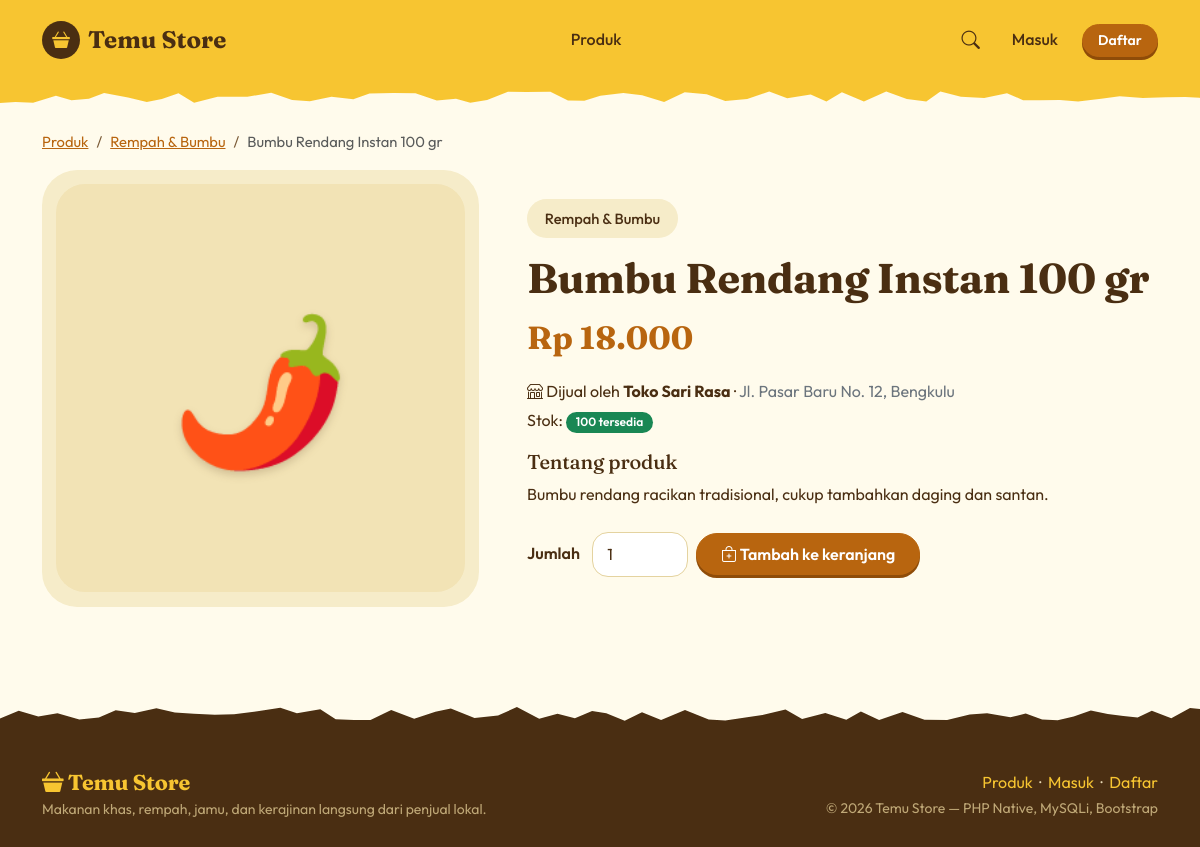
The app's page /produk_detail.php?id=3 with its own data.
### tables this page shows
CREATE TABLE produk (
  id_produk   INT UNSIGNED NOT NULL AUTO_INCREMENT,
  id_penjual  INT UNSIGNED NOT NULL,
  id_kategori INT UNSIGNED NOT NULL,
  nama_produk VARCHAR(150) NOT NULL,
  deskripsi   TEXT         DEFAULT NULL,
  harga       DECIMAL(12,2) NOT NULL,
  stok        INT UNSIGNED NOT NULL DEFAULT 0,
  gambar      VARCHAR(255) DEFAULT NULL,
  created_at  TIMESTAMP    NOT NULL DEFAULT CURRENT_TIMESTAMP,
  PRIMARY KEY (id_produk),
  KEY idx_produk_penjual (id_penjual),
  KEY idx_produk_kategori (id_kategori),
  CONSTRAINT fk_produk_penjual  FOREIGN KEY (id_penjual)  REFERENCES users(id_user)       ON DELETE CASCADE  ON UPDATE CASCADE,
  CONSTRAINT fk_produk_kategori FOREIGN KEY (id_kategori) REFERENCES kategori(id_kategori) ON DELETE RESTRICT ON UPDATE CASCADE
);

CREATE TABLE kategori (
  id_kategori   INT UNSIGNED NOT NULL AUTO_INCREMENT,
  nama_kategori VARCHAR(60)  NOT NULL,
  PRIMARY KEY (id_kategori),
  UNIQUE KEY uk_kategori_nama (nama_kategori)
);

CREATE TABLE users (
  id_user      INT UNSIGNED NOT NULL AUTO_INCREMENT,
  nama         VARCHAR(100) NOT NULL,
  email        VARCHAR(100) NOT NULL,
  password     VARCHAR(255) NOT NULL,
  role         ENUM('penjual','pembeli') NOT NULL DEFAULT 'pembeli',
  no_hp        VARCHAR(20)  DEFAULT NULL,
  alamat       TEXT         DEFAULT NULL,
  created_at   TIMESTAMP    NOT NULL DEFAULT CURRENT_TIMESTAMP,
  PRIMARY KEY (id_user),
  UNIQUE KEY uk_users_email (email)
);

### produk_detail.php (the view, shortened to what this page needs)
<?php
require_once __DIR__ . '/includes/header.php';
$id = (int)($_GET['id'] ?? 0);
$stmt = $koneksi->prepare(
    'SELECT p.*, k.nama_kategori, u.nama AS nama_penjual, u.alamat AS alamat_penjual
     FROM produk p
     JOIN kategori k ON k.id_kategori = p.id_kategori
     JOIN users u ON u.id_user = p.id_penjual
     WHERE p.id_produk = ?'
);
$stmt->bind_param('i', $id);
$stmt->execute();
$p = $stmt->get_result()->fetch_assoc();
?>
<nav aria-label="breadcrumb">
    <ol class="breadcrumb">
        <li class="breadcrumb-item"><a href="<?= e(url('index.php#produk')) ?>">Produk</a></li>
        <li class="breadcrumb-item"><a href="<?= e(url('index.php?kategori=' . $p['id_kategori'] . '#produk')) ?>"><?= e($p['nama_kategori']) ?></a></li>
        <li class="breadcrumb-item active" aria-current="page"><?= e($p['nama_produk']) ?></li>
    </ol>
</nav>
<div class="row g-4 g-lg-5 align-items-center mb-4">
    <div class="col-md-5">
        <div class="panel-detail"><?= gambar_produk($p, 'img-detail') ?></div>
    </div>
    <div class="col-md-7">
        <span class="chip-kat"><?= e($p['nama_kategori']) ?></span>
        <h1 class="mt-3 mb-2" style="font-size:clamp(1.8rem,3.5vw,2.6rem)"><?= e($p['nama_produk']) ?></h1>
        <div class="harga mb-3" style="font-size:2rem"><?= rupiah($p['harga']) ?></div>
        <p class="mb-1"><i class="bi bi-shop"></i> Dijual oleh <strong><?= e($p['nama_penjual']) ?></strong><?php if (!empty($p['alamat_penjual'])): ?> &middot; <span class="text-secondary"><?= e($p['alamat_penjual']) ?></span><?php endif; ?></p>
        <p class="mb-3">
            Stok:
            <?php if ((int)$p['stok'] > 0): ?>
                <span class="badge bg-success"><?= (int)$p['stok'] ?> tersedia</span>
            <?php else: ?>
                <span class="badge bg-danger">Habis</span>
            <?php endif; ?>
        </p>
        <h2 class="h5">Tentang produk</h2>
        <p class="mb-4" style="max-width:60ch"><?= nl2br(e($p['deskripsi'] ?: 'Belum ada deskripsi.')) ?></p>
        <?php if ((int)$p['stok'] > 0 && (!$user || $user['role'] === 'pembeli')): ?>
        <form action="<?= e(url('keranjang_aksi.php')) ?>" method="post" class="d-flex flex-wrap gap-2 align-items-center">
            <label class="fw-semibold me-1" for="jumlah">Jumlah</label>
            <input type="number" id="jumlah" name="jumlah" class="form-control" value="1" min="1" max="<?= (int)$p['stok'] ?>" style="width:96px">
            <button class="btn btn-brand px-4"><i class="bi bi-bag-plus"></i> Tambah ke keranjang</button>
        </form>
        <?php elseif ($user && $user['role'] === 'penjual'): ?>
            <div class="alert alert-info mb-0">Akun penjual tidak dapat berbelanja. Masuk dengan akun pembeli untuk memesan.</div>
        <?php endif; ?>
    </div>
</div>
<?php require_once __DIR__ . '/includes/footer.php'; ?>

### includes/functions.php (shortened to what this page needs)
<?php
function e($teks): string
{
    return htmlspecialchars((string)$teks, ENT_QUOTES, 'UTF-8');
}
function rupiah($angka): string
{
    return 'Rp ' . number_format((float)$angka, 0, ',', '.');
}
function url(string $path = ''): string
{
    return BASE_URL . '/' . ltrim($path, '/');
}
function user_aktif(): ?array
{
    return $_SESSION['user'] ?? null;
}
function emoji_produk(string $nama): string
{
    $peta = [
        'batik' => '👘', 'kemeja' => '👔', 'kain' => '🧵', 'tas' => '👜', 'tikar' => '🧺', 'anyam' => '🧺',
        'jamu' => '🍵', 'kencur' => '🍵', 'bumbu' => '🌶️', 'rendang' => '🌶️', 'durian' => '🍈',
        'lempuk' => '🍬', 'dodol' => '🍬', 'pendap' => '🍱', 'madu' => '🍯', 'kopi' => '☕', 'teh' => '🍵',
    ];
    $kecil = strtolower($nama);
    foreach ($peta as $kata => $emoji) {
        if (strpos($kecil, $kata) !== false) {
            return $emoji;
        }
    }
    return '🛍️';
}
function gambar_produk(array $p, string $kelas = ''): string
{
    $nama   = (string)$p['nama_produk'];
    $warna  = ['#FBE7A1', '#FFD9A8', '#F6C9C2', '#D8EBC0', '#F2E3B5'];
    $tint   = $warna[abs(crc32($nama)) % count($warna)];
    return '<div class="img-placeholder ' . e($kelas) . '" style="--tint:' . $tint . '" role="img" aria-label="' . e($nama) . '"><span>' . emoji_produk($nama) . '</span></div>';
}

### assets/css/style.css (style rules this page uses)
:root { --butter: #F7C531; --honey: #EDA81C; --cream: #FFF6D8; --page: #FFFBEC; --card: #F6ECC9; --ink: #4A2E12; --ink-soft: #7A5A36; --amber: #B8650F; --amber-dark: #8F4C08; --leaf: #2F7D32; --berry: #D7263D; --bs-body-font-family: "Outfit", "Segoe UI", system-ui, sans-serif; --bs-body-color: var(--ink); --bs-body-bg: var(--page); --bs-link-color: var(--amber); --bs-link-hover-color: var(--amber-dark); --bs-border-color: #E9D9A8; }
body { background: var(--page); color: var(--ink); font-size: 1rem; line-height: 1.6; }
h1, h2, h3, h4, h5, h6, .judul { font-family: "Fraunces", Georgia, "Times New Roman", serif; font-weight: 700; letter-spacing: -.01em; line-height: 1.2; color: var(--ink); }
a { color: var(--amber); }
.btn { border-radius: 999px; font-weight: 600; padding: .5rem 1.25rem; transition: background-color .15s, transform .15s; }
.btn-brand { background: var(--amber); border-color: var(--amber); color: #fff; box-shadow: 0 3px 0 var(--amber-dark); }
.chip-kat { display: inline-block; padding: .4rem 1.05rem; border-radius: 999px; background: var(--card); color: var(--ink); text-decoration: none; font-weight: 500; font-size: .92rem; border: 1.5px solid transparent; }
.harga { font-family: "Fraunces", Georgia, serif; color: var(--amber); font-weight: 700; }
.img-placeholder { display: flex; align-items: center; justify-content: center; background: var(--tint, #FBE7A1); font-size: 4rem; line-height: 1; }
.img-placeholder span { filter: drop-shadow(0 4px 4px rgba(74, 46, 18, .2)); }
.img-detail { width: 100%; max-height: 520px; object-fit: cover; border-radius: 1.8rem; }
.img-placeholder.img-detail { aspect-ratio: 1 / 1; height: auto; font-size: 9rem; }
.panel-detail { background: var(--card); border-radius: 2.2rem; padding: .9rem; }
.form-control, .form-select { background-color: #fff; border: 1.5px solid #E4D3A0; border-radius: 1rem; padding: .6rem .9rem; color: var(--ink); }
.badge { border-radius: 999px; font-weight: 600; padding: .4em .8em; }
.breadcrumb { --bs-breadcrumb-divider-color: var(--ink-soft); font-size: .92rem; }

### records on screen
produk: id_kategori.nama_kategori "Rempah & Bumbu", nama_produk "Bumbu Rendang Instan 100 gr", nama_produk "🌶️", harga "Rp 18.000", id_penjual.nama "Toko Sari Rasa", id_penjual.alamat "Jl. Pasar Baru No. 12, Bengkulu", stok "100", deskripsi "Bumbu rendang racikan tradisional, cukup tambahkan daging dan santan."
